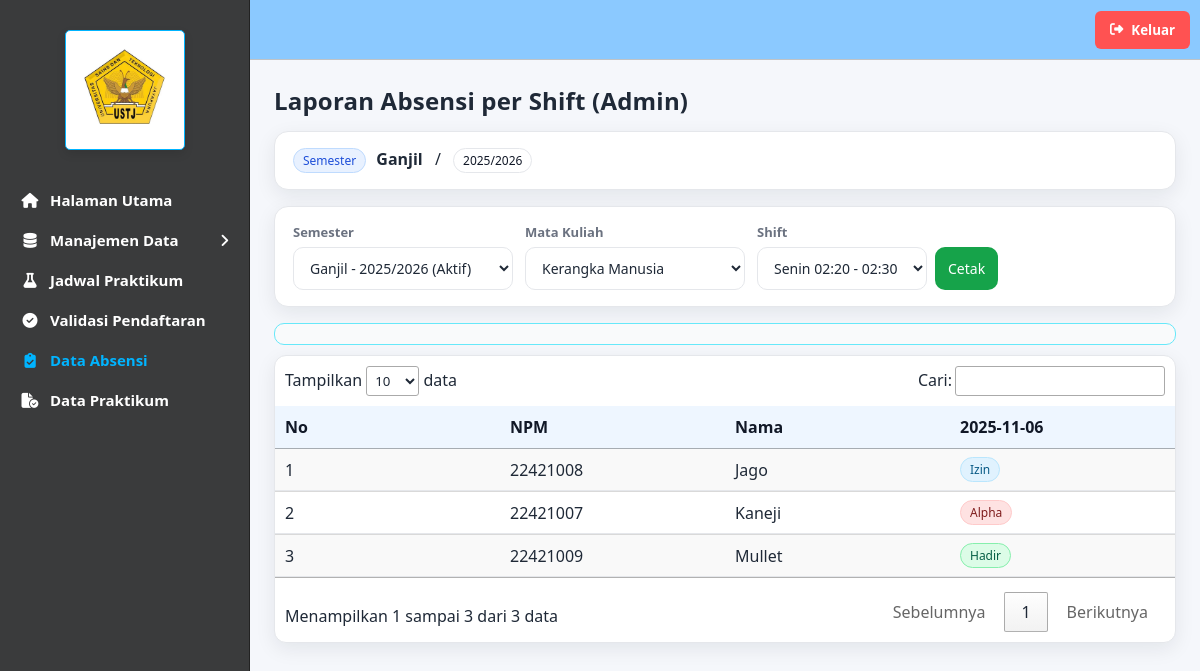
Screenshot of /admin/absensi/absensi.php (signed in) with the database file from the repository.
### tables this page shows
CREATE TABLE `semester` (
  `id` int NOT NULL,
  `nama_semester` varchar(50) NOT NULL,
  `tahun_ajaran` varchar(20) NOT NULL,
  `status` enum('Aktif','Tidak Aktif') NOT NULL DEFAULT 'Aktif'
);

CREATE TABLE `mahasiswa` (
  `id` int NOT NULL,
  `nim` varchar(20) NOT NULL,
  `nama` varchar(100) NOT NULL,
  `jurusan` enum('Farmasi','Analis Kesehatan') NOT NULL,
  `jenis_kelamin` enum('Laki-laki','Perempuan') NOT NULL,
  `alamat` text,
  `no_hp` varchar(20) DEFAULT NULL,
  `user_id` int DEFAULT NULL
);

### admin/absensi/absensi.php (the view, shortened to what this page needs)
<?php
include '../../koneksi/sidebar.php';
include '../../koneksi/koneksi.php';
function e($v){ return htmlspecialchars((string)($v ?? ''), ENT_QUOTES, 'UTF-8'); }
$semAktif = mysqli_fetch_assoc(mysqli_query($conn,
  "SELECT id, nama_semester, tahun_ajaran FROM semester WHERE status='Aktif' LIMIT 1"
));
$id_semester = isset($_GET['id_semester']) ? (int)$_GET['id_semester'] : 0;
if (!$id_semester && $semAktif) { $id_semester = (int)$semAktif['id']; }
$mkList = [];
if ($id_semester) {
  $q = mysqli_query($conn, "
    SELECT DISTINCT mk.id, mk.nama_mk
    FROM jadwal_praktikum jp
    JOIN matakuliah_praktikum mk ON mk.id = jp.id_mk
    WHERE jp.id_semester = ".(int)$id_semester."
    ORDER BY mk.nama_mk ASC
  ");
  while($r = mysqli_fetch_assoc($q)){ $mkList[] = $r; }
}
$id_mk = isset($_GET['id_mk']) ? (int)$_GET['id_mk'] : 0;
if (!$id_mk && !empty($mkList)) { $id_mk = (int)$mkList[0]['id']; }
$shiftList = [];
if ($id_semester && $id_mk) {
  $q = mysqli_query($conn, "
    SELECT jp.id, mk.nama_mk, jp.hari, jp.jam_mulai, jp.jam_selesai,
           COALESCE(r.nama_ruangan,'-') AS nama_ruangan,
           d.nama AS nama_dosen
    FROM jadwal_praktikum jp
    JOIN matakuliah_praktikum mk ON mk.id = jp.id_mk
    JOIN dosen d ON d.id = jp.id_dosen
    LEFT JOIN ruangan r ON r.id = jp.id_ruangan
    WHERE jp.id_semester = ".(int)$id_semester." AND jp.id_mk = ".(int)$id_mk."
    ORDER BY FIELD(jp.hari,'Senin','Selasa','Rabu','Kamis','Jumat','Sabtu','Minggu'), jp.jam_mulai
  ");
  while($r = mysqli_fetch_assoc($q)){ $shiftList[] = $r; }
}
$id_jadwal = isset($_GET['id_jadwal']) ? (int)$_GET['id_jadwal'] : 0;
if (!$id_jadwal && !empty($shiftList)) { $id_jadwal = (int)$shiftList[0]['id']; }
$shiftValid = null;
if ($id_jadwal) {
  $shiftValid = mysqli_fetch_assoc(mysqli_query($conn, "
    SELECT jp.id, mk.nama_mk, jp.hari, jp.jam_mulai, jp.jam_selesai,
           COALESCE(r.nama_ruangan,'-') AS nama_ruangan, d.nama AS nama_dosen
    FROM jadwal_praktikum jp
    JOIN matakuliah_praktikum mk ON mk.id = jp.id_mk
    JOIN dosen d ON d.id = jp.id_dosen
    LEFT JOIN ruangan r ON r.id = jp.id_ruangan
    WHERE jp.id = ".(int)$id_jadwal." AND jp.id_semester = ".(int)$id_semester." AND jp.id_mk = ".(int)$id_mk."
    LIMIT 1
  "));
}
function ambilMahasiswaByJadwal(mysqli $conn, int $id_jadwal, int $id_semester): array {
  $data = [];
  $sql = "
    SELECT m.id AS id_mhs, m.nim, m.nama
    FROM pilihan_jadwal pj
    JOIN mahasiswa m ON m.id = pj.id_mahasiswa
    WHERE pj.id_jadwal = ".(int)$id_jadwal." AND pj.id_semester = ".(int)$id_semester."
    ORDER BY m.nama ASC
  ";
  if ($q = mysqli_query($conn, $sql)) {
    while($r = mysqli_fetch_assoc($q)){ $data[] = $r; }
  }
  return $data;
}
$tanggalSesi = [];
$statusMap   = [];
$mhsList     = [];
if ($shiftValid) {
  $resSesi = mysqli_query($conn, "
    SELECT id, DATE(mulai_at) AS tgl
    FROM absensi_sesi
    WHERE id_jadwal = ".(int)$id_jadwal." AND selesai_at IS NOT NULL
    ORDER BY mulai_at ASC
  ");
  $tglSet = []; $sesiIds = [];
  while($r = mysqli_fetch_assoc($resSesi)){
    $tglSet[$r['tgl']] = true;
    $sesiIds[] = (int)$r['id'];
  }
  $tanggalSesi = array_keys($tglSet);
  sort($tanggalSesi);
  $mhsList = ambilMahasiswaByJadwal($conn, $id_jadwal, $id_semester);
  if (!empty($sesiIds)) {
    $in = implode(',', $sesiIds);
    $qDet = mysqli_query($conn, "
      SELECT ad.id_mahasiswa, DATE(s.mulai_at) AS tgl, ad.status
      FROM absensi_detail ad
      JOIN absensi_sesi s ON s.id = ad.id_sesi
      WHERE ad.id_sesi IN ($in)
    ");
    while($d = mysqli_fetch_assoc($qDet)){
      $idm = (int)$d['id_mahasiswa'];
      $tgl = $d['tgl'];
      $status = ucfirst(strtolower(trim((string)$d['status'])));
      if (in_array($status, ['Hadir','Alpha','Izin'])) {
        $statusMap[$idm][$tgl] = $status;
      }
    }
  }
}
?>
<!doctype html>
<html lang="id">
<head>
<link rel="stylesheet" href="https://cdn.datatables.net/1.13.8/css/jquery.dataTables.min.css">
</head>
<body>
<div class="konten-utama">
  <h2 class="h2">Laporan Absensi per Shift (Admin)</h2>
  <div class="card">
    <div class="card-body">
      <?php if($id_semester):
        $sem = mysqli_fetch_assoc(mysqli_query($conn,"SELECT nama_semester, tahun_ajaran FROM semester WHERE id=".(int)$id_semester." LIMIT 1"));
      ?>
        <span class="badge primary">Semester</span>
        <b style="margin-left:6px"><?= e($sem['nama_semester'] ?? '-') ?></b>
        <span style="margin:0 8px">/</span>
        <span class="badge" style="background:#fff; border:1px solid var(--border); color:#111827">
          <?= e($sem['tahun_ajaran'] ?? '-') ?>
        </span>
      <?php else: ?>
        <div class="alert warn">Silakan pilih <b>Semester</b> terlebih dahulu.</div>
      <?php endif; ?>
    </div>
  </div>
  <div class="card">
    <div class="card-body">
      <form method="get" id="form-filter" class="row">
        <div class="form-group">
          <label class="label">Semester</label>
          <select name="id_semester" id="id_semester" class="select" onchange="this.form.submit()">
            <?php
              $qs = mysqli_query($conn,"SELECT id, nama_semester, tahun_ajaran, status FROM semester ORDER BY id DESC");
              while($s = mysqli_fetch_assoc($qs)): ?>
              <option value="<?= (int)$s['id'] ?>" <?= $id_semester===(int)$s['id']?'selected':'' ?>>
                <?= e($s['nama_semester'].' - '.$s['tahun_ajaran'].($s['status']=='Aktif'?' (Aktif)':'')) ?>
              </option>
            <?php endwhile; ?>
          </select>
        </div>
        <div class="form-group">
          <label class="label">Mata Kuliah</label>
          <select name="id_mk" id="id_mk" class="select" onchange="this.form.submit()" <?= !$id_semester || empty($mkList) ? 'disabled':'' ?>>
            <?php if(empty($mkList)): ?>
              <option value="0">-- Tidak ada MK --</option>
            <?php else: foreach($mkList as $mk): ?>
              <option value="<?= (int)$mk['id'] ?>" <?= $id_mk===(int)$mk['id']?'selected':'' ?>>
                <?= e($mk['nama_mk']) ?>
              </option>
            <?php endforeach; endif; ?>
          </select>
        </div>
        <div class="form-group" style="min-width:320px">
          <label class="label">Shift</label>
          <div style="display:flex; gap:8px;">
            <select name="id_jadwal" id="id_jadwal" class="select" onchange="this.form.submit()" <?= (!$id_semester || !$id_mk || empty($shiftList)) ? 'disabled':'' ?>>
              <?php if(empty($shiftList)): ?>
                <option value="0">-- Tidak ada Shift --</option>
              <?php else: foreach($shiftList as $j):
                $jam = substr($j['jam_mulai'],0,5).' - '.substr($j['jam_selesai'],0,5);
                $label = $j['hari'].' '.$jam; ?>
                <option value="<?= (int)$j['id'] ?>" <?= $id_jadwal===(int)$j['id']?'selected':'' ?>>
                  <?= e($label) ?>
                </option>
              <?php endforeach; endif; ?>
            </select>
            <button type="button" class="btn btn-success" id="btn-cetak" <?= (!$shiftValid || empty($mhsList)) ? 'disabled' : '' ?>>Cetak</button>
          </div>
        </div>
      </form>
    </div>
  </div>
  <?php if($shiftValid): ?>
    <div class="alert info">
    </div>
  <?php elseif($id_mk && empty($shiftList)): ?>
    <div class="alert warn">Tidak ada shift untuk MK terpilih pada semester ini.</div>
  <?php endif; ?>
  <div class="table-wrap">
    <table id="tabel-laporan" class="display" style="width:100%">
      <thead>
        <tr>
          <th>No</th>
          <th>NPM</th>
          <th>Nama</th>
          <?php foreach ($tanggalSesi as $tgl): ?>
            <th><?= e($tgl) ?></th>
          <?php endforeach; ?>
        </tr>
      </thead>
      <tbody>
        <?php if (!empty($mhsList)): ?>
          <?php $no=1; foreach($mhsList as $m): $idm=(int)$m['id_mhs']; ?>
            <tr>
              <td><?= $no++ ?></td>
              <td><?= e($m['nim']) ?></td>
              <td><?= e($m['nama']) ?></td>
              <?php foreach ($tanggalSesi as $tgl):
                $s = $statusMap[$idm][$tgl] ?? '';
                $badge = '';
                if     ($s==='Hadir') $badge = '<span class="badge ok">Hadir</span>';
                elseif ($s==='Alpha') $badge = '<span class="badge warn">Alpha</span>';
                elseif ($s==='Izin')  $badge = '<span class="badge info">Izin</span>';
              ?>
                <td><?= $badge ?></td>
              <?php endforeach; ?>
            </tr>
          <?php endforeach; ?>
        <?php endif; ?>
      </tbody>
    </table>
  </div>
</div>
</body>
</html>

### koneksi/sidebar.php (style rules this page uses)
* { margin: 0; padding: 0; box-sizing: border-box; font-family: 'Segoe UI', Tahoma, Geneva, Verdana, sans-serif; }
body { display: flex; min-height: 100vh; background-color: #f3f3f3; overflow-x: hidden; }

### admin/absensi/absensi.php (style rules this page uses)
:root { --bg: #f5f7fb; --card-bg: #ffffff; --text: #1f2937; --muted: #6b7280; --primary: #2c7be5; --primary-100:#e8f1ff; --success:#16a34a; --warn:#f97316; --danger:#ef4444; --info:#06b6d4; --border:#e5e7eb; --shadow: 0 6px 20px rgba(17,24,39,.08); --radius: 14px; }
* { box-sizing: border-box; }
html,body { height:100%; }
body { margin:0; font-family: system-ui, -apple-system, Segoe UI, Roboto, "Helvetica Neue", Arial, "Noto Sans", "Liberation Sans", sans-serif; color:var(--text); background:var(--bg); }
.konten-utama { margin-left:250px; margin-top:60px; padding:24px; }
.h2 { margin:0 0 14px; font-weight:700; letter-spacing:.2px; }
.card { background:var(--card-bg); border:1px solid var(--border); border-radius:var(--radius); box-shadow:var(--shadow); margin-bottom:16px; }
.card .card-body { padding:16px 18px; }
.row { display:flex; flex-wrap:wrap; gap:12px; align-items:flex-end; }
.form-group { display:flex; flex-direction:column; gap:6px; min-width: 220px; }
.label { font-size:13px; color:var(--muted); font-weight:600; }
.select, .input, .btn { border:1px solid var(--border); border-radius:10px; padding:10px 12px; font-size:14px; background:#fff; color:var(--text); outline:none; }
.btn { cursor:pointer; user-select:none; }
.btn-success { background:var(--success); color:#fff; border-color:transparent; }
.alert { border:1px solid var(--border); border-radius:10px; background:#f9fafb; padding:10px 12px; color:#0f172a; }
.alert.info { border-color:#67e8f9; color:#075985; margin-bottom:10px; }
.badge { display:inline-block; font-size:12px; padding:3px 9px; border-radius:999px; }
.badge.primary { background:var(--primary-100); color:#1d4ed8; border:1px solid #bfdbfe; }
.badge.ok { background:#dcfce7; color:#065f46; border:1px solid #86efac; }
.badge.warn { background:#fee2e2; color:#7f1d1d; border:1px solid #fecaca; }
.badge.info { background:#e0f2fe; color:#075985; border:1px solid #bae6fd; }
.table-wrap { overflow:auto; border:1px solid var(--border); border-radius:12px; box-shadow:var(--shadow); background:#fff; }
table.dataTable { width:100% !important; table-layout:fixed; }
table.dataTable thead th { background:#eef6ff; color:#111827; font-weight:700; position: sticky; top: 0; z-index: 2; border-bottom:1px solid var(--border); }
table.dataTable tbody td { border-bottom:1px solid var(--border); }

### rows the page displays
semester: nama_semester "Ganjil", tahun_ajaran "2025/2026"
mahasiswa: nim "22421008", nama "Jago", shows "Izin"
mahasiswa: nim "22421007", nama "Kaneji", shows "Alpha"
mahasiswa: nim "22421009", nama "Mullet", shows "Hadir"

### other values shown
$tgl "2025-11-06"
form field id_semester "Ganjil - 2025/2026 (Aktif)"
form field id_mk "Kerangka Manusia"
form field id_jadwal "Senin 02:20 - 02:30"
